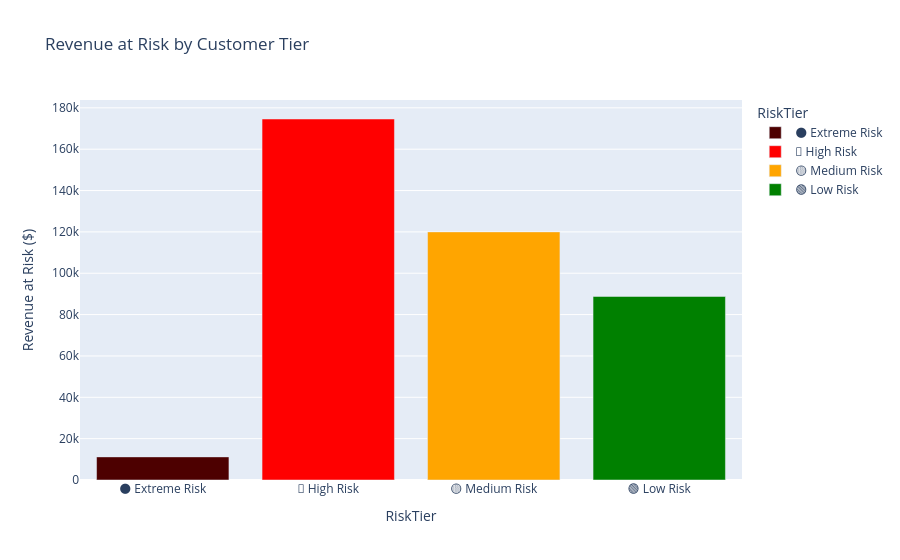

Notebook code cell kept with this figure:
### Code cell
# Plot 2: Revenue at risk by tier
tier_revenue = risk_table.groupby('RiskTier')['RevenueAtRisk'].sum().reset_index()
fig2 = px.bar(
    tier_revenue,
    x='RiskTier',
    y='RevenueAtRisk',
    title='Revenue at Risk by Customer Tier',
    labels={'RevenueAtRisk': 'Revenue at Risk ($)'},
    color='RiskTier',
    color_discrete_map={
    '⚫ Extreme Risk': '#4d0000',
    '🔴 High Risk': 'red',
    '🟡 Medium Risk': 'orange',
    '🟢 Low Risk': 'green'
}
    
    
)
fig2.show()

### Figure 1 — Plotly figure (JSON) as saved in the notebook; plotly's stock layout.template omitted (floating-point values rounded to 4 significant figures)
{"data": [{"hovertemplate": "RiskTier=%{x}<br>Revenue at Risk ($)=%{y}<extra></extra>", "legendgroup": "⚫ Extreme Risk", "marker": {"color": "#4d0000", "pattern": {"shape": ""}}, "name": "⚫ Extreme Risk", "orientation": "v", "showlegend": true, "textposition": "auto", "type": "bar", "x": ["⚫ Extreme Risk"], "xaxis": "x", "y": [11180.0], "yaxis": "y"}, {"hovertemplate": "RiskTier=%{x}<br>Revenue at Risk ($)=%{y}<extra></extra>", "legendgroup": "🔴 High Risk", "marker": {"color": "red", "pattern": {"shape": ""}}, "name": "🔴 High Risk", "orientation": "v", "showlegend": true, "textposition": "auto", "type": "bar", "x": ["🔴 High Risk"], "xaxis": "x", "y": [174600.0], "yaxis": "y"}, {"hovertemplate": "RiskTier=%{x}<br>Revenue at Risk ($)=%{y}<extra></extra>", "legendgroup": "🟡 Medium Risk", "marker": {"color": "orange", "pattern": {"shape": ""}}, "name": "🟡 Medium Risk", "orientation": "v", "showlegend": true, "textposition": "auto", "type": "bar", "x": ["🟡 Medium Risk"], "xaxis": "x", "y": [120000.0], "yaxis": "y"}, {"hovertemplate": "RiskTier=%{x}<br>Revenue at Risk ($)=%{y}<extra></extra>", "legendgroup": "🟢 Low Risk", "marker": {"color": "green", "pattern": {"shape": ""}}, "name": "🟢 Low Risk", "orientation": "v", "showlegend": true, "textposition": "auto", "type": "bar", "x": ["🟢 Low Risk"], "xaxis": "x", "y": [88770.0], "yaxis": "y"}], "layout": {"barmode": "relative", "legend": {"title": {"text": "RiskTier"}, "tracegroupgap": 0}, "title": {"text": "Revenue at Risk by Customer Tier"}, "xaxis": {"anchor": "y", "categoryarray": ["⚫ Extreme Risk", "🔴 High Risk", "🟡 Medium Risk", "🟢 Low Risk"], "categoryorder": "array", "domain": [0, 1], "title": {"text": "RiskTier"}}, "yaxis": {"anchor": "x", "domain": [0, 1], "title": {"text": "Revenue at Risk ($)"}}}}
